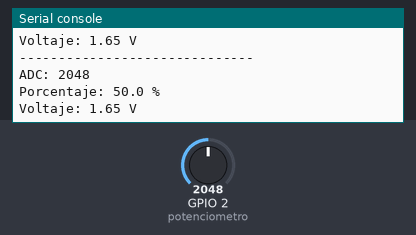
Simulated run of this program. Board: ESP32 board running MicroPython. Parts: the last lines printed to the serial console. The inputs (shaded band) are chosen by the test bench; at power-on: GPIO 2 (potenciometro) = 2048 (analog values on the 0–4095 scale).

Above: at 1.2 s.
1.3 s: GPIO 2 (potenciometro) set to 2866
At 1.9 s:
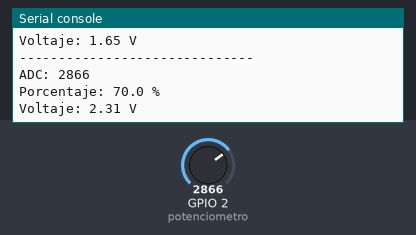
2.8 s: GPIO 2 (potenciometro) set to 3603
At 3.4 s:
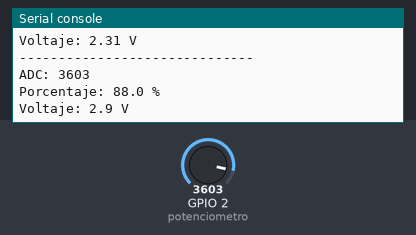
Timing chart, 0 to 5.8 s (numbered marks = the images above; inputs shaded):
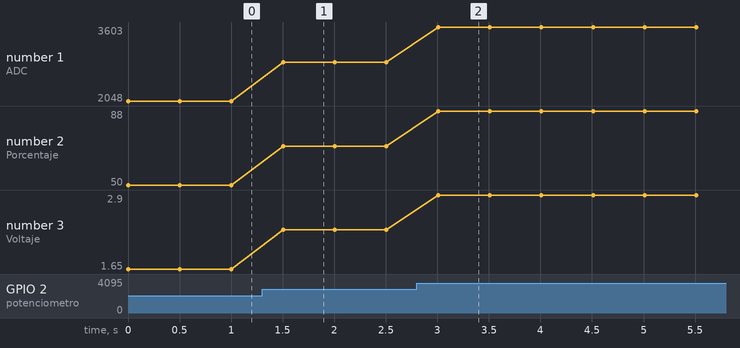

The program:

main.py
```python
from machine import Pin, ADC
import time

# Configuración del ADC en GPIO 2
potenciometro = ADC(Pin(2))

# Constantes del ADC del ESP32-S3 (12 bits y referencia de 3.3 V)
MAX_ADC = 4095
V_REF = 3.3

# Cambia a True para usar la segunda versión con barra gráfica ASCII
usar_barra_grafica = False


def calcular_porcentaje(valor_adc):
    """Convierte el valor ADC en porcentaje (0-100)."""
    return (valor_adc / MAX_ADC) * 100


def calcular_voltaje(valor_adc):
    """Convierte el valor ADC en voltaje aproximado en base a 3.3 V."""
    return (valor_adc / MAX_ADC) * V_REF


def imprimir_datos(valor_adc, porcentaje, voltaje):
    """Muestra los datos leídos por monitor serie."""
    print("------------------------------")
    print("ADC:", valor_adc)
    print("Porcentaje:", round(porcentaje, 1), "%")
    print("Voltaje:", round(voltaje, 2), "V")


def imprimir_barra_ascii(porcentaje):
    """Muestra una barra gráfica ASCII según el porcentaje."""
    barras = int(porcentaje / 5)
    barra = "[" + "#" * barras + "-" * (20 - barras) + "]"
    print(barra, round(porcentaje, 1), "%")


while True:
    valor_adc = potenciometro.read()
    porcentaje = calcular_porcentaje(valor_adc)
    voltaje = calcular_voltaje(valor_adc)

    if usar_barra_grafica:
        # Segunda versión con barra gráfica ASCII
        imprimir_barra_ascii(porcentaje)
    else:
        # Versión principal mostrando valor ADC, porcentaje y voltaje
        imprimir_datos(valor_adc, porcentaje, voltaje)

    # Actualiza cada 500 ms
    time.sleep(0.5)
```

Measured:
- after the input at 1.3 s, the serial console: prints a new line after 0.20 s (image 1)
- after the input at 2.8 s, the serial console: prints a new line after 0.21 s (image 2)
- plotted number 1: 2048 → 2866 after the input at 1.3 s, 2866 → 3603 after the input at 2.8 s
- plotted number 2: 50 → 70 after the input at 1.3 s, 70 → 88 after the input at 2.8 s
- plotted number 3: 1.65 → 2.31 after the input at 1.3 s, 2.31 → 2.9 after the input at 2.8 s
